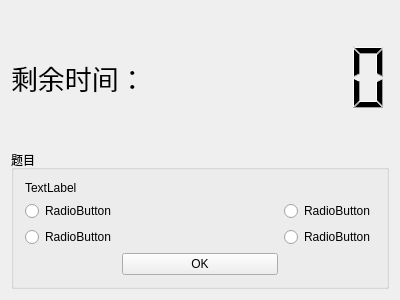
<?xml version="1.0" encoding="UTF-8"?>
<ui version="4.0">
 <class>Widget</class>
 <widget class="QWidget" name="Widget">
  <property name="geometry">
   <rect>
    <x>0</x>
    <y>0</y>
    <width>400</width>
    <height>300</height>
   </rect>
  </property>
  <property name="windowTitle">
   <string>Widget</string>
  </property>
  <layout class="QGridLayout" name="gridLayout">
   <item row="1" column="0">
    <widget class="QLabel" name="hint">
     <property name="font">
      <font>
       <family>宋体</family>
       <pointsize>20</pointsize>
      </font>
     </property>
     <property name="layoutDirection">
      <enum>Qt::RightToLeft</enum>
     </property>
     <property name="text">
      <string>剩余时间：</string>
     </property>
    </widget>
   </item>
   <item row="1" column="1">
    <widget class="QLCDNumber" name="remainTime">
     <property name="frameShape">
      <enum>QFrame::NoFrame</enum>
     </property>
     <property name="frameShadow">
      <enum>QFrame::Plain</enum>
     </property>
    </widget>
   </item>
   <item row="3" column="0" colspan="2">
    <widget class="QGroupBox" name="groupBox_4">
     <property name="title">
      <string>题目</string>
     </property>
     <layout class="QGridLayout" name="gridLayout_2">
      <item row="5" column="2">
       <widget class="QRadioButton" name="radioButton_D">
        <property name="sizePolicy">
         <sizepolicy hsizetype="Fixed" vsizetype="Fixed">
          <horstretch>0</horstretch>
          <verstretch>0</verstretch>
         </sizepolicy>
        </property>
        <property name="text">
         <string>RadioButton</string>
        </property>
       </widget>
      </item>
      <item row="3" column="2">
       <widget class="QRadioButton" name="radioButton_B">
        <property name="sizePolicy">
         <sizepolicy hsizetype="Maximum" vsizetype="Maximum">
          <horstretch>0</horstretch>
          <verstretch>0</verstretch>
         </sizepolicy>
        </property>
        <property name="text">
         <string>RadioButton</string>
        </property>
       </widget>
      </item>
      <item row="3" column="0">
       <widget class="QRadioButton" name="radioButton_A">
        <property name="sizePolicy">
         <sizepolicy hsizetype="Fixed" vsizetype="Fixed">
          <horstretch>0</horstretch>
          <verstretch>0</verstretch>
         </sizepolicy>
        </property>
        <property name="text">
         <string>RadioButton</string>
        </property>
       </widget>
      </item>
      <item row="5" column="0">
       <widget class="QRadioButton" name="radioButton_C">
        <property name="sizePolicy">
         <sizepolicy hsizetype="Fixed" vsizetype="Fixed">
          <horstretch>0</horstretch>
          <verstretch>0</verstretch>
         </sizepolicy>
        </property>
        <property name="text">
         <string>RadioButton</string>
        </property>
       </widget>
      </item>
      <item row="2" column="0" colspan="3">
       <widget class="QLabel" name="description">
        <property name="sizePolicy">
         <sizepolicy hsizetype="Expanding" vsizetype="Minimum">
          <horstretch>0</horstretch>
          <verstretch>0</verstretch>
         </sizepolicy>
        </property>
        <property name="text">
         <string>TextLabel</string>
        </property>
       </widget>
      </item>
      <item row="6" column="1">
       <widget class="QPushButton" name="nextQue">
        <property name="text">
         <string>OK</string>
        </property>
       </widget>
      </item>
     </layout>
    </widget>
   </item>
  </layout>
 </widget>
 <layoutdefault spacing="6" margin="11"/>
 <resources/>
 <connections/>
</ui>
